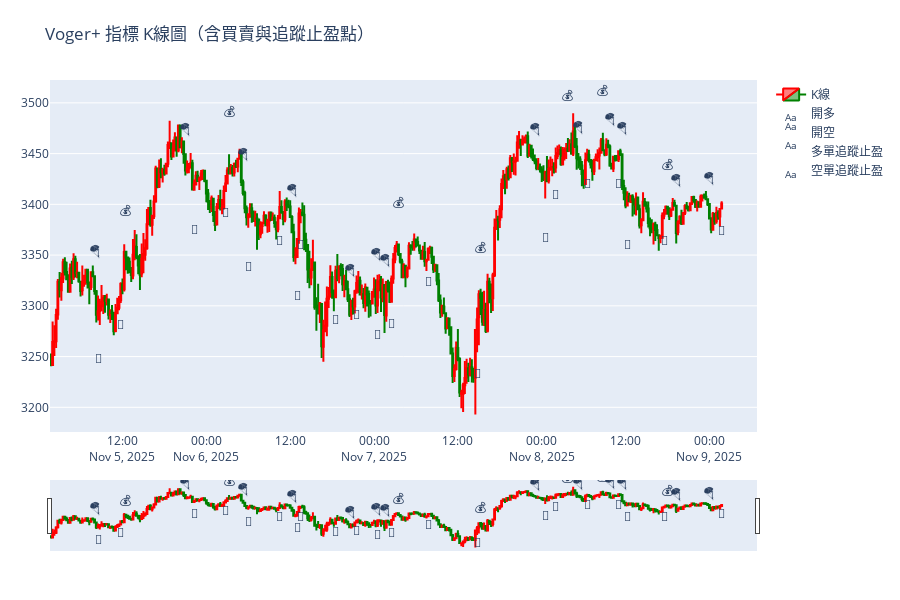

Notebook cell for this chart:
### Code cell
import plotly.graph_objects as go
import pandas as pd
import numpy as np

# === 確保資料對齊 ===
kline = kline.reset_index(drop=True)
signal = pd.Series(signal).reset_index(drop=True)
if len(kline) != len(signal):
    print(f"⚠️ K線資料與信號長度不符 ({len(kline)} vs {len(signal)}), 以最短長度對齊")
    min_len = min(len(kline), len(signal))
    kline = kline.iloc[-min_len:].reset_index(drop=True)
    signal = signal.iloc[-min_len:].reset_index(drop=True)

kline['signal'] = signal

# === 建立圖表 ===
fig = go.Figure()

# --- K 線圖 ---
fig.add_trace(go.Candlestick(
    x=kline['timestamp'],
    open=kline['open'],
    high=kline['high'],
    low=kline['low'],
    close=kline['close'],
    name='K線',
    increasing_line_color='red',
    decreasing_line_color='green'
))

# --- 買入 (🚀) ---
buy_signals = kline[kline['signal'] == 1]
fig.add_trace(go.Scatter(
    x=buy_signals['timestamp'],
    y=buy_signals['low'] * 0.995,
    mode='text',
    text=['🚀'] * len(buy_signals),
    textposition="bottom center",
    name='開多'
))

# --- 賣出 (🪂) ---
sell_signals = kline[kline['signal'] == -1]
fig.add_trace(go.Scatter(
    x=sell_signals['timestamp'],
    y=sell_signals['high'] * 1.005,
    mode='text',
    text=['🪂'] * len(sell_signals),
    textposition="top center",
    name='開空'
))

# --- 多單追蹤止盈出場 (💰) ---
tp_long = kline[kline['signal'] == 2]
fig.add_trace(go.Scatter(
    x=tp_long['timestamp'],
    y=tp_long['high'] * 1.01,
    mode='text',
    text=['💰'] * len(tp_long),
    textposition="top center",
    name='多單追蹤止盈'
))

# --- 空單追蹤止盈出場 (💸) ---
tp_short = kline[kline['signal'] == -2]
fig.add_trace(go.Scatter(
    x=tp_short['timestamp'],
    y=tp_short['low'] * 0.99,
    mode='text',
    text=['💸'] * len(tp_short),
    textposition="bottom center",
    name='空單追蹤止盈'
))

# --- 外觀設定 ---
fig.update_layout(
    title='Voger+ 指標 K線圖（含買賣與追蹤止盈點）',
    xaxis_rangeslider_visible=True,
    height=600,
    margin=dict(l=50, r=50, t=80, b=50),
    template='plotly',
    xaxis=dict(showgrid=False),
    yaxis=dict(showgrid=True)
)

fig.show()

### Figure 1 — Plotly figure (JSON) as saved in the notebook; plotly's stock layout.template omitted (floating-point values rounded to 4 significant figures; data arrays with more than 128 entries replaced by an {"elided": "..."} marker saying what was removed)
{"data": [{"close": {"elided": "385 float values"}, "decreasing": {"line": {"color": "green"}}, "high": {"elided": "385 float values"}, "increasing": {"line": {"color": "red"}}, "low": {"elided": "385 float values"}, "name": "K線", "open": {"elided": "385 float values"}, "type": "candlestick", "x": {"elided": "385 str values"}}, {"mode": "text", "name": "開多", "text": ["🚀", "🚀", "🚀", "🚀", "🚀", "🚀", "🚀", "🚀", "🚀", "🚀", "🚀", "🚀", "🚀", "🚀", "🚀"], "textposition": "bottom center", "type": "scatter", "x": ["2025-11-05T11:45:00.000000000", "2025-11-06T02:45:00.000000000", "2025-11-06T10:30:00.000000000", "2025-11-06T13:30:00.000000000", "2025-11-06T18:30:00.000000000", "2025-11-06T21:30:00.000000000", "2025-11-07T00:30:00.000000000", "2025-11-07T02:30:00.000000000", "2025-11-07T07:45:00.000000000", "2025-11-07T14:45:00.000000000", "2025-11-08T02:00:00.000000000", "2025-11-08T06:30:00.000000000", "2025-11-08T11:00:00.000000000", "2025-11-08T17:30:00.000000000", "2025-11-09T01:45:00.000000000"], "y": [3286.0, 3396.0, 3368.0, 3364.0, 3291.0, 3295.0, 3276.0, 3287.0, 3329.0, 3238.0, 3414.0, 3425.0, 3425.0, 3368.0, 3379.0]}, {"mode": "text", "name": "開空", "text": ["🪂", "🪂", "🪂", "🪂", "🪂", "🪂", "🪂", "🪂", "🪂", "🪂", "🪂", "🪂", "🪂"], "textposition": "top center", "type": "scatter", "x": ["2025-11-05T08:00:00.000000000", "2025-11-05T21:00:00.000000000", "2025-11-06T05:15:00.000000000", "2025-11-06T12:15:00.000000000", "2025-11-06T20:30:00.000000000", "2025-11-07T00:15:00.000000000", "2025-11-07T01:30:00.000000000", "2025-11-07T23:00:00.000000000", "2025-11-08T05:15:00.000000000", "2025-11-08T09:45:00.000000000", "2025-11-08T11:30:00.000000000", "2025-11-08T19:15:00.000000000", "2025-11-09T00:00:00.000000000"], "y": [3346.0, 3467.0, 3442.0, 3406.0, 3328.0, 3343.0, 3338.0, 3466.0, 3468.0, 3476.0, 3467.0, 3417.0, 3418.0]}, {"mode": "text", "name": "多單追蹤止盈", "text": ["💰", "💰", "💰", "💰", "💰", "💰", "💰"], "textposition": "top center", "type": "scatter", "x": ["2025-11-05T12:30:00.000000000", "2025-11-06T03:15:00.000000000", "2025-11-07T03:30:00.000000000", "2025-11-07T15:15:00.000000000", "2025-11-08T03:45:00.000000000", "2025-11-08T08:45:00.000000000", "2025-11-08T18:00:00.000000000"], "y": [3387.0, 3484.0, 3395.0, 3350.0, 3500.0, 3505.0, 3432.0]}, {"mode": "text", "name": "空單追蹤止盈", "text": ["💸", "💸", "💸", "💸", "💸", "💸"], "textposition": "bottom center", "type": "scatter", "x": ["2025-11-05T08:30:00.000000000", "2025-11-05T22:15:00.000000000", "2025-11-06T06:00:00.000000000", "2025-11-06T13:00:00.000000000", "2025-11-08T00:30:00.000000000", "2025-11-08T12:15:00.000000000"], "y": [3253.0, 3380.0, 3343.0, 3315.0, 3372.0, 3365.0]}], "layout": {"height": 600, "margin": {"b": 50, "l": 50, "r": 50, "t": 80}, "title": {"text": "Voger+ 指標 K線圖（含買賣與追蹤止盈點）"}, "xaxis": {"rangeslider": {"visible": true}, "showgrid": false}, "yaxis": {"showgrid": true}}}
